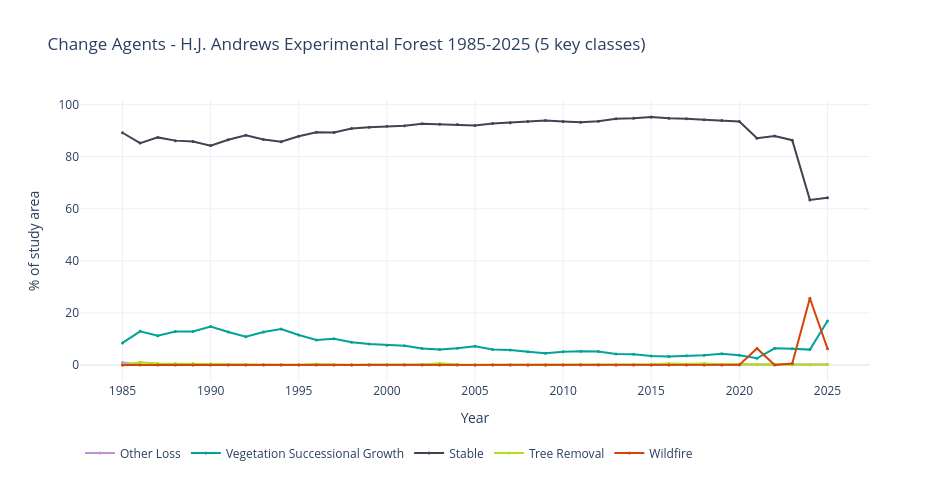

Notebook code for this chart:
### Markdown cell above
## 6 · Change Agents Over Time

> **Note on class filtering:** LCMS defines **16 Change classes**. At the H.J. Andrews (a wet Pacific Northwest forest), most classes — Wind, Hurricane, Desiccation, Southern Pine Beetle, Insect/Disease, and others — register near-zero values here and would clutter the chart with flat lines near zero. The plot below shows only the **5 most ecologically meaningful classes** for this site and forest type:
>
> | Class | Ecological role at HJA |
> |-------|------------------------|
> | **Stable** | No change detected — baseline; dominates in old-growth and mature forest |
> | **Tree Removal** | Harvest or clearing — the primary disturbance at HJA before 1994 |
> | **Vegetation Successional Growth** | Active recovery following harvest; canopy establishment |
> | **Wildfire** | Fire disturbance — sharp increase toward the end of the time series |
> | **Other Loss** | All other vegetation loss that can't be definitively attributed to the loss classes above |
>
> **All 16 classes are still computed.** The full DataFrame is printed at the end of the cell so you can inspect every class. Swap in a drier, more fire-prone study area and classes like Wildfire, Wind, or Insect/Disease will become much more prominent.

**What to look for:**
- **Successional Growth rising** through the 1980s–2000s as previously harvested stands recovered
- **Wildfire spike** in the mid-2020s, corresponding to the increasingly severe wildfire seasons
- **Stable dominating throughout** — most of the old-growth forest was never disturbed during the LCMS record
- **Other Loss fluctuating** at low levels — minor vegetation loss not attributable to the other disturbance types

### Code cell
import plotly.graph_objects as go

# Get the Change Agent time series for the study area and plot it as a line chart.
change_result = cl.summarize_and_chart(
    lcms,
    geometry=aoi,
    band_names='Change',
    scale=30,
    area_format='Percentage',
    title='Change Agents - H.J. Andrews Experimental Forest 1985-2025',
    chart_type='line',
    stacked=False,
    date_format='YYYY',
    width=950,
    height=440,
)

# ── Filter to 5 ecologically meaningful classes for Pacific NW forest ─────────
# All 16 classes were computed above. Only these 5 are plotted below.
# See change_result['df'] (printed at the end of this cell) for the full data.
FOCUS_CLASSES = [
    'Tree Removal',
    'Wildfire',
    'Vegetation Successional Growth',
    'Stable',
    'Other Loss',
]
focus_cols = [
    c for c in change_result['df'].columns
    if any(cls in c for cls in FOCUS_CLASSES)
]
n_all = len(change_result['df'].columns)
print(f'Displaying {len(focus_cols)} of {n_all} Change classes.')
print(f'Columns plotted: {focus_cols}')

# Colors sourced from the LCMS Change palette (data/lcms_metadata.json)
CLASS_COLORS = {
    'Wildfire':                       '#d54309',
    'Tree Removal':                   '#afde1c',
    'Other Loss':                     '#c291d5',
    'Vegetation Successional Growth': '#00a398',
    'Stable':                         '#3d4551',
    
}

fig_change = go.Figure()
for col in focus_cols:
    class_name = next((cls for cls in FOCUS_CLASSES if cls in col), col)
    fig_change.add_trace(go.Scatter(
        x=change_result['df'].index,
        y=change_result['df'][col].values,
        name=class_name,
        mode='lines+markers',
        line=dict(color=CLASS_COLORS.get(class_name, '#888888'), width=2),
        marker=dict(size=3),
    ))

fig_change.update_layout(
    title='Change Agents - H.J. Andrews Experimental Forest 1985-2025 (5 key classes)',
    xaxis=dict(title='Year', tickmode='linear', dtick=5),
    yaxis=dict(title='% of study area'),
    legend=dict(orientation='h', yanchor='top', y=-0.20, xanchor='left', x=0),
    width=950, height=480,
    template='plotly_white',
)
fig_change.show()

### Figure 1 — Plotly figure (JSON) as saved in the notebook; plotly's stock layout.template omitted (floating-point values rounded to 4 significant figures)
{"data": [{"line": {"color": "#c291d5", "width": 2}, "marker": {"size": 3}, "mode": "lines+markers", "name": "Other Loss", "type": "scatter", "x": ["1985", "1986", "1987", "1988", "1989", "1990", "1991", "1992", "1993", "1994", "1995", "1996", "1997", "1998", "1999", "2000", "2001", "2002", "2003", "2004", "2005", "2006", "2007", "2008", "2009", "2010", "2011", "2012", "2013", "2014", "2015", "2016", "2017", "2018", "2019", "2020", "2021", "2022", "2023", "2024", "2025"], "y": [0.9, 0.17, 0.08, 0.06, 0.07, 0.08, 0.04, 0.01, 0.02, 0.01, 0.03, 0.13, 0.07, 0.05, 0.04, 0.05, 0.07, 0.12, 0.02, 0.06, 0.0, 0.01, 0.01, 0.0, 0.0, 0.02, 0.13, 0.11, 0.03, 0.05, 0.03, 0.1, 0.07, 0.05, 0.04, 0.05, 0.07, 0.23, 0.05, 0.06, 0.12]}, {"line": {"color": "#00a398", "width": 2}, "marker": {"size": 3}, "mode": "lines+markers", "name": "Vegetation Successional Growth", "type": "scatter", "x": ["1985", "1986", "1987", "1988", "1989", "1990", "1991", "1992", "1993", "1994", "1995", "1996", "1997", "1998", "1999", "2000", "2001", "2002", "2003", "2004", "2005", "2006", "2007", "2008", "2009", "2010", "2011", "2012", "2013", "2014", "2015", "2016", "2017", "2018", "2019", "2020", "2021", "2022", "2023", "2024", "2025"], "y": [8.45, 12.91, 11.2, 12.81, 12.86, 14.72, 12.67, 10.84, 12.65, 13.82, 11.48, 9.58, 10.05, 8.67, 8.03, 7.58, 7.35, 6.34, 5.9, 6.41, 7.12, 5.93, 5.72, 5.1, 4.5, 5.09, 5.26, 5.13, 4.23, 4.08, 3.42, 3.19, 3.51, 3.7, 4.33, 3.69, 2.55, 6.35, 6.2, 5.87, 16.89]}, {"line": {"color": "#3d4551", "width": 2}, "marker": {"size": 3}, "mode": "lines+markers", "name": "Stable", "type": "scatter", "x": ["1985", "1986", "1987", "1988", "1989", "1990", "1991", "1992", "1993", "1994", "1995", "1996", "1997", "1998", "1999", "2000", "2001", "2002", "2003", "2004", "2005", "2006", "2007", "2008", "2009", "2010", "2011", "2012", "2013", "2014", "2015", "2016", "2017", "2018", "2019", "2020", "2021", "2022", "2023", "2024", "2025"], "y": [89.21, 85.22, 87.42, 86.18, 85.8, 84.26, 86.52, 88.28, 86.62, 85.76, 87.83, 89.4, 89.35, 90.83, 91.31, 91.69, 91.87, 92.62, 92.43, 92.42, 91.97, 92.76, 93.07, 93.55, 93.9, 93.57, 93.2, 93.62, 94.55, 94.77, 95.22, 94.75, 94.62, 94.18, 93.95, 93.53, 87.09, 87.98, 86.36, 63.41, 64.21]}, {"line": {"color": "#afde1c", "width": 2}, "marker": {"size": 3}, "mode": "lines+markers", "name": "Tree Removal", "type": "scatter", "x": ["1985", "1986", "1987", "1988", "1989", "1990", "1991", "1992", "1993", "1994", "1995", "1996", "1997", "1998", "1999", "2000", "2001", "2002", "2003", "2004", "2005", "2006", "2007", "2008", "2009", "2010", "2011", "2012", "2013", "2014", "2015", "2016", "2017", "2018", "2019", "2020", "2021", "2022", "2023", "2024", "2025"], "y": [0.0, 0.99, 0.51, 0.48, 0.57, 0.45, 0.26, 0.17, 0.09, 0.03, 0.03, 0.33, 0.13, 0.0, 0.12, 0.08, 0.12, 0.18, 0.65, 0.17, 0.01, 0.01, 0.01, 0.0, 0.0, 0.04, 0.26, 0.1, 0.04, 0.19, 0.27, 0.58, 0.34, 0.51, 0.28, 0.37, 0.13, 0.22, 0.01, 0.05, 0.11]}, {"line": {"color": "#d54309", "width": 2}, "marker": {"size": 3}, "mode": "lines+markers", "name": "Wildfire", "type": "scatter", "x": ["1985", "1986", "1987", "1988", "1989", "1990", "1991", "1992", "1993", "1994", "1995", "1996", "1997", "1998", "1999", "2000", "2001", "2002", "2003", "2004", "2005", "2006", "2007", "2008", "2009", "2010", "2011", "2012", "2013", "2014", "2015", "2016", "2017", "2018", "2019", "2020", "2021", "2022", "2023", "2024", "2025"], "y": [0.0, 0.0, 0.0, 0.0, 0.0, 0.0, 0.0, 0.0, 0.0, 0.0, 0.0, 0.0, 0.0, 0.0, 0.0, 0.0, 0.0, 0.0, 0.0, 0.0, 0.0, 0.0, 0.0, 0.0, 0.0, 0.0, 0.0, 0.0, 0.0, 0.0, 0.0, 0.0, 0.0, 0.0, 0.0, 0.01, 6.33, 0.0, 0.5, 25.61, 6.23]}], "layout": {"height": 480, "legend": {"orientation": "h", "x": 0, "xanchor": "left", "y": -0.2, "yanchor": "top"}, "title": {"text": "Change Agents - H.J. Andrews Experimental Forest 1985-2025 (5 key classes)"}, "width": 950, "xaxis": {"dtick": 5, "tickmode": "linear", "title": {"text": "Year"}}, "yaxis": {"title": {"text": "% of study area"}}}}
